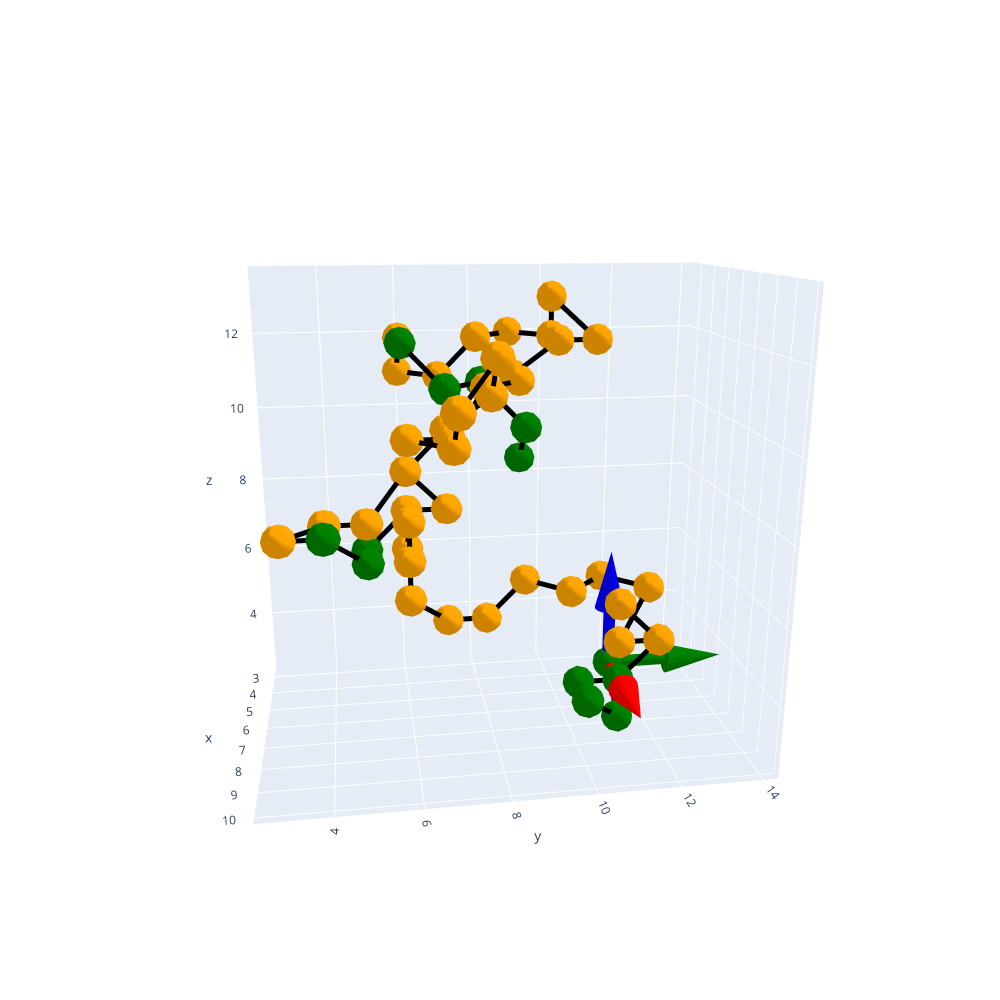

The cell this chart's notebook holds for it:
### Code cell
rand_coords = build_proteins(sequence, np.random.randint(0, 26, (1, sequence.shape[0] - 1)))
plot_protein(sequence, rand_coords[0], current_pos=rand_coords[0, -1], current_orientation=np.eye(3))

### Figure 1 — Plotly figure (JSON) as saved in the notebook; plotly's stock layout.template omitted (floating-point values rounded to 4 significant figures; data arrays with more than 128 entries replaced by an {"elided": "..."} marker saying what was removed)
{"data": [{"color": "green", "hoverinfo": "skip", "i": {"elided": "1200 int values"}, "j": {"elided": "1200 int values"}, "k": {"elided": "1200 int values"}, "type": "mesh3d", "x": {"elided": "945 float values"}, "y": {"elided": "945 float values"}, "z": {"elided": "945 float values"}}, {"color": "orange", "hoverinfo": "skip", "i": {"elided": "3200 int values"}, "j": {"elided": "3200 int values"}, "k": {"elided": "3200 int values"}, "type": "mesh3d", "x": {"elided": "2520 float values"}, "y": {"elided": "2520 float values"}, "z": {"elided": "2520 float values"}}, {"line": {"color": "black", "width": 10}, "mode": "lines", "type": "scatter3d", "x": [5, 6, 5, 6, 5, 4, 3, 4, 4, 3, 4, 4, 5, 5, 4, 5, 6, 7, 7, 8, 9, 8, 7, 6, 6, 6, 6, 6, 7, 8, 8, 7, 7, 6, 6, 6, 6, 7, 7, 7, 6, 6, 6, 7, 6, 7, 8, 8, 8, 8, 8, 8, 9, 8, 7], "y": [9, 9, 8, 7, 6, 6, 6, 7, 8, 9, 10, 10, 11, 10, 9, 9, 8, 7, 6, 7, 7, 8, 8, 7, 6, 7, 6, 5, 5, 4, 3, 4, 5, 6, 7, 6, 6, 6, 6, 6, 7, 8, 9, 10, 11, 12, 11, 12, 11, 12, 11, 10, 10, 11, 11], "z": [9, 10, 11, 11, 12, 12, 11, 11, 12, 12, 12, 13, 12, 12, 11, 11, 11, 10, 10, 10, 11, 12, 11, 10, 9, 8, 8, 7, 7, 8, 8, 8, 8, 9, 8, 8, 7, 8, 7, 6, 5, 5, 6, 6, 6, 6, 5, 5, 6, 5, 4, 4, 4, 3, 4]}, {"color": "red", "hoverinfo": "skip", "i": [126, 10, 143, 9, 19, 118, 95, 138, 14, 24, 145, 79, 128, 20, 29, 106, 60, 120, 28, 36, 114, 41, 111, 33, 42, 4, 25, 2, 38, 48, 122, 101, 140, 45, 55, 133, 85, 131, 51, 61, 142, 67, 123, 58, 66, 0, 47, 115, 63, 71, 110, 30, 104, 69, 77, 119, 89, 136, 74, 83, 130, 73, 127, 81, 91, 54, 116, 86, 96, 37, 107, 137, 92, 102, 135, 18, 6, 99, 11, 8, 8, 8, 8, 8, 8, 8, 8, 8, 8, 8, 8, 8, 8, 109], "j": [124, 101, 5, 13, 15, 113, 89, 140, 17, 21, 141, 73, 131, 23, 26, 1, 54, 123, 31, 34, 112, 37, 115, 35, 39, 144, 18, 104, 43, 46, 121, 95, 143, 49, 52, 129, 79, 136, 53, 57, 139, 60, 127, 59, 62, 3, 41, 116, 65, 68, 108, 25, 107, 72, 75, 117, 85, 138, 78, 80, 125, 67, 128, 84, 87, 47, 120, 90, 93, 30, 111, 134, 97, 100, 132, 12, 2, 103, 7, 16, 22, 27, 32, 40, 44, 50, 56, 64, 70, 76, 82, 88, 94, 105], "k": [147, 143, 10, 19, 9, 160, 138, 95, 24, 14, 151, 128, 79, 29, 20, 152, 120, 60, 36, 28, 153, 111, 41, 42, 33, 154, 2, 25, 48, 38, 155, 140, 101, 55, 45, 157, 131, 85, 61, 51, 158, 123, 67, 66, 58, 148, 115, 47, 71, 63, 150, 104, 30, 77, 69, 159, 136, 89, 83, 74, 156, 127, 73, 91, 81, 116, 54, 96, 86, 107, 37, 149, 102, 92, 146, 6, 18, 11, 99, 22, 27, 32, 40, 44, 50, 56, 64, 70, 76, 82, 88, 94, 98, 161], "type": "mesh3d", "x": {"elided": "162 float values"}, "y": {"elided": "162 float values"}, "z": {"elided": "162 float values"}}, {"color": "green", "hoverinfo": "skip", "i": [126, 10, 143, 9, 19, 118, 95, 138, 14, 24, 145, 79, 128, 20, 29, 106, 60, 120, 28, 36, 114, 41, 111, 33, 42, 4, 25, 2, 38, 48, 122, 101, 140, 45, 55, 133, 85, 131, 51, 61, 142, 67, 123, 58, 66, 0, 47, 115, 63, 71, 110, 30, 104, 69, 77, 119, 89, 136, 74, 83, 130, 73, 127, 81, 91, 54, 116, 86, 96, 37, 107, 137, 92, 102, 135, 18, 6, 99, 11, 8, 8, 8, 8, 8, 8, 8, 8, 8, 8, 8, 8, 8, 8, 109], "j": [124, 101, 5, 13, 15, 113, 89, 140, 17, 21, 141, 73, 131, 23, 26, 1, 54, 123, 31, 34, 112, 37, 115, 35, 39, 144, 18, 104, 43, 46, 121, 95, 143, 49, 52, 129, 79, 136, 53, 57, 139, 60, 127, 59, 62, 3, 41, 116, 65, 68, 108, 25, 107, 72, 75, 117, 85, 138, 78, 80, 125, 67, 128, 84, 87, 47, 120, 90, 93, 30, 111, 134, 97, 100, 132, 12, 2, 103, 7, 16, 22, 27, 32, 40, 44, 50, 56, 64, 70, 76, 82, 88, 94, 105], "k": [147, 143, 10, 19, 9, 160, 138, 95, 24, 14, 151, 128, 79, 29, 20, 152, 120, 60, 36, 28, 153, 111, 41, 42, 33, 154, 2, 25, 48, 38, 155, 140, 101, 55, 45, 157, 131, 85, 61, 51, 158, 123, 67, 66, 58, 148, 115, 47, 71, 63, 150, 104, 30, 77, 69, 159, 136, 89, 83, 74, 156, 127, 73, 91, 81, 116, 54, 96, 86, 107, 37, 149, 102, 92, 146, 6, 18, 11, 99, 22, 27, 32, 40, 44, 50, 56, 64, 70, 76, 82, 88, 94, 98, 161], "type": "mesh3d", "x": {"elided": "162 float values"}, "y": {"elided": "162 float values"}, "z": {"elided": "162 float values"}}, {"color": "blue", "hoverinfo": "skip", "i": [126, 10, 143, 9, 19, 118, 95, 138, 14, 24, 145, 79, 128, 20, 29, 106, 60, 120, 28, 36, 114, 41, 111, 33, 42, 4, 25, 2, 38, 48, 122, 101, 140, 45, 55, 133, 85, 131, 51, 61, 142, 67, 123, 58, 66, 0, 47, 115, 63, 71, 110, 30, 104, 69, 77, 119, 89, 136, 74, 83, 130, 73, 127, 81, 91, 54, 116, 86, 96, 37, 107, 137, 92, 102, 135, 18, 6, 99, 11, 8, 8, 8, 8, 8, 8, 8, 8, 8, 8, 8, 8, 8, 8, 109], "j": [124, 101, 5, 13, 15, 113, 89, 140, 17, 21, 141, 73, 131, 23, 26, 1, 54, 123, 31, 34, 112, 37, 115, 35, 39, 144, 18, 104, 43, 46, 121, 95, 143, 49, 52, 129, 79, 136, 53, 57, 139, 60, 127, 59, 62, 3, 41, 116, 65, 68, 108, 25, 107, 72, 75, 117, 85, 138, 78, 80, 125, 67, 128, 84, 87, 47, 120, 90, 93, 30, 111, 134, 97, 100, 132, 12, 2, 103, 7, 16, 22, 27, 32, 40, 44, 50, 56, 64, 70, 76, 82, 88, 94, 105], "k": [147, 143, 10, 19, 9, 160, 138, 95, 24, 14, 151, 128, 79, 29, 20, 152, 120, 60, 36, 28, 153, 111, 41, 42, 33, 154, 2, 25, 48, 38, 155, 140, 101, 55, 45, 157, 131, 85, 61, 51, 158, 123, 67, 66, 58, 148, 115, 47, 71, 63, 150, 104, 30, 77, 69, 159, 136, 89, 83, 74, 156, 127, 73, 91, 81, 116, 54, 96, 86, 107, 37, 149, 102, 92, 146, 6, 18, 11, 99, 22, 27, 32, 40, 44, 50, 56, 64, 70, 76, 82, 88, 94, 98, 161], "type": "mesh3d", "x": {"elided": "162 float values"}, "y": {"elided": "162 float values"}, "z": {"elided": "162 float values"}}], "layout": {"height": 1000, "scene": {"aspectmode": "data", "aspectratio": {"x": 0.762, "y": 1.177, "z": 1.115}, "camera": {"center": {"x": 0, "y": 0, "z": 0}, "eye": {"x": 2.261, "y": -0.3436, "z": 0.6918}, "projection": {"type": "perspective"}, "up": {"x": 0, "y": 0, "z": 1}}}, "width": 1000}}
